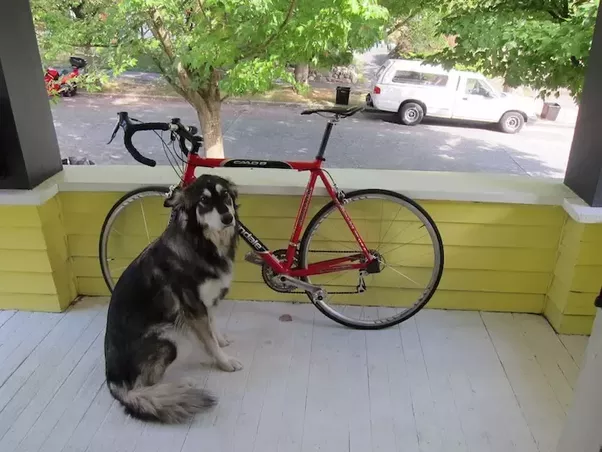
#> input picture Edge-Detection/edge-detection.png, 602 x 452 px
$ python vertical_edge.py
#> lines starting #> are read from the running program, lines starting #| are printed output that depends on the picture
from PIL import Image, ImageDraw
from math import sqrt

# Load image:
input_image = Image.open("edge-detection.png")
#> input_image is the input picture: PIL image 602x452 RGB; mean R, G, B 135.2, 135.5, 114.6
input_pixels = input_image.load()

# Calculate pixel intensity as the average of red, green and blue colors.
intensity = [[sum(input_pixels[x, y]) / 3 for y in range(input_image.height)] for x in range(input_image.width)]
#> intensity = 602 items

# Sobel kernels
kernelx = [[-1, 0, 1],
           [-2, 0, 2],
           [-1, 0, 1]]
kernely = [[1, 2, 1],
           [0, 0, 0],
           [-1, -2, -1]]

# Create output image
output_image = Image.new("RGB", input_image.size)
#> output_image: PIL image 602x452 RGB; every value is 0
draw = ImageDraw.Draw(output_image)

# Compute convolution between intensity and kernels
for x in range(1, input_image.width - 1):
    for y in range(1, input_image.height - 1):
        magx, magy = 0, 0
        for a in range(3):
            for b in range(3):
                xn = x + a - 1
                yn = y + b - 1
                magy += intensity[xn][yn] * kernely[a][b]

        # Draw in black and white the magnitude
        color = int(magy)
        draw.point((x, y), (color, color, color))

output_image.save("vertical-edge-output.png")
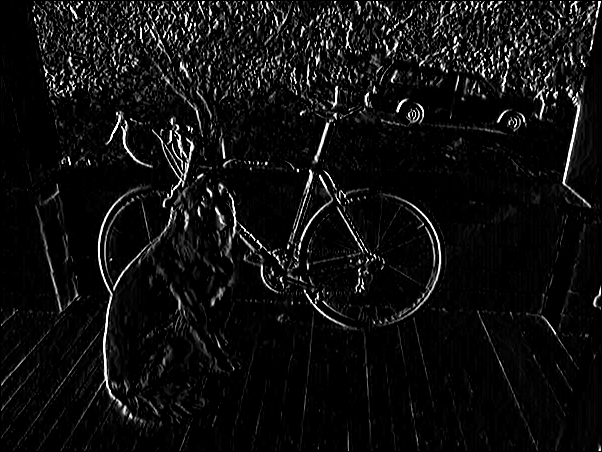
#> saved as vertical-edge-output.png: PIL image 602x452 RGB; min 0, max 255, mean 15.5
